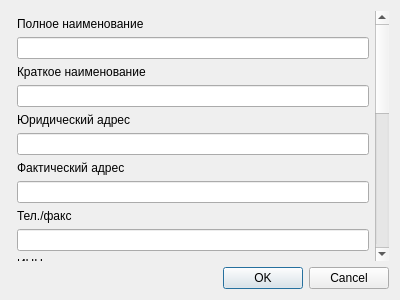
<?xml version="1.0" encoding="UTF-8"?>
<ui version="4.0">
 <class>CustomerForm</class>
 <widget class="QDialog" name="CustomerForm">
  <property name="geometry">
   <rect>
    <x>0</x>
    <y>0</y>
    <width>400</width>
    <height>300</height>
   </rect>
  </property>
  <property name="windowTitle">
   <string>Заказчик</string>
  </property>
  <layout class="QVBoxLayout" name="verticalLayout">
   <item>
    <widget class="QScrollArea" name="scrollArea">
     <property name="frameShape">
      <enum>QFrame::NoFrame</enum>
     </property>
     <property name="widgetResizable">
      <bool>true</bool>
     </property>
     <widget class="QWidget" name="scrollAreaWidgetContents">
      <property name="geometry">
       <rect>
        <x>0</x>
        <y>0</y>
        <width>368</width>
        <height>818</height>
       </rect>
      </property>
      <layout class="QVBoxLayout" name="verticalLayout_2">
       <property name="leftMargin">
        <number>6</number>
       </property>
       <property name="topMargin">
        <number>6</number>
       </property>
       <property name="rightMargin">
        <number>6</number>
       </property>
       <property name="bottomMargin">
        <number>6</number>
       </property>
       <item>
        <widget class="QLabel" name="label">
         <property name="text">
          <string>Полное наименование</string>
         </property>
        </widget>
       </item>
       <item>
        <widget class="QLineEdit" name="edtFullName"/>
       </item>
       <item>
        <widget class="QLabel" name="label_2">
         <property name="text">
          <string>Краткое наименование</string>
         </property>
        </widget>
       </item>
       <item>
        <widget class="QLineEdit" name="edtShortName"/>
       </item>
       <item>
        <widget class="QLabel" name="label_3">
         <property name="text">
          <string>Юридический адрес</string>
         </property>
        </widget>
       </item>
       <item>
        <widget class="QLineEdit" name="edtRegistrationAddress"/>
       </item>
       <item>
        <widget class="QLabel" name="label_4">
         <property name="text">
          <string>Фактический адрес</string>
         </property>
        </widget>
       </item>
       <item>
        <widget class="QLineEdit" name="edtLocationAddress"/>
       </item>
       <item>
        <widget class="QLabel" name="label_5">
         <property name="text">
          <string>Тел./факс</string>
         </property>
        </widget>
       </item>
       <item>
        <widget class="QLineEdit" name="edtPhone"/>
       </item>
       <item>
        <widget class="QLabel" name="label_6">
         <property name="text">
          <string>ИНН</string>
         </property>
        </widget>
       </item>
       <item>
        <widget class="QLineEdit" name="edtINN"/>
       </item>
       <item>
        <widget class="QLabel" name="label_7">
         <property name="text">
          <string>КПП</string>
         </property>
        </widget>
       </item>
       <item>
        <widget class="QLineEdit" name="edtKPP"/>
       </item>
       <item>
        <widget class="QLabel" name="label_8">
         <property name="text">
          <string>Р/счет</string>
         </property>
        </widget>
       </item>
       <item>
        <widget class="QLineEdit" name="edtAccount"/>
       </item>
       <item>
        <widget class="QLabel" name="label_9">
         <property name="text">
          <string>Банк</string>
         </property>
        </widget>
       </item>
       <item>
        <widget class="QLineEdit" name="edtBank"/>
       </item>
       <item>
        <widget class="QLabel" name="label_10">
         <property name="text">
          <string>БИК</string>
         </property>
        </widget>
       </item>
       <item>
        <widget class="QLineEdit" name="edtBIK"/>
       </item>
       <item>
        <widget class="QLabel" name="label_11">
         <property name="text">
          <string>ОГРН</string>
         </property>
        </widget>
       </item>
       <item>
        <widget class="QLineEdit" name="edtOGRN"/>
       </item>
       <item>
        <spacer name="verticalSpacer">
         <property name="orientation">
          <enum>Qt::Vertical</enum>
         </property>
         <property name="sizeHint" stdset="0">
          <size>
           <width>20</width>
           <height>40</height>
          </size>
         </property>
        </spacer>
       </item>
       <item>
        <widget class="QLabel" name="label_12">
         <property name="text">
          <string>ФИО заказчика</string>
         </property>
        </widget>
       </item>
       <item>
        <widget class="QLineEdit" name="edtPersonName"/>
       </item>
       <item>
        <widget class="QLabel" name="label_13">
         <property name="text">
          <string>Должность заказчика</string>
         </property>
        </widget>
       </item>
       <item>
        <widget class="QLineEdit" name="edtPersonPost"/>
       </item>
      </layout>
     </widget>
    </widget>
   </item>
   <item>
    <widget class="QDialogButtonBox" name="buttonBox">
     <property name="orientation">
      <enum>Qt::Horizontal</enum>
     </property>
     <property name="standardButtons">
      <set>QDialogButtonBox::Cancel|QDialogButtonBox::Ok</set>
     </property>
    </widget>
   </item>
  </layout>
 </widget>
 <resources/>
 <connections>
  <connection>
   <sender>buttonBox</sender>
   <signal>accepted()</signal>
   <receiver>CustomerForm</receiver>
   <slot>accept()</slot>
   <hints>
    <hint type="sourcelabel">
     <x>248</x>
     <y>254</y>
    </hint>
    <hint type="destinationlabel">
     <x>157</x>
     <y>274</y>
    </hint>
   </hints>
  </connection>
  <connection>
   <sender>buttonBox</sender>
   <signal>rejected()</signal>
   <receiver>CustomerForm</receiver>
   <slot>reject()</slot>
   <hints>
    <hint type="sourcelabel">
     <x>316</x>
     <y>260</y>
    </hint>
    <hint type="destinationlabel">
     <x>286</x>
     <y>274</y>
    </hint>
   </hints>
  </connection>
 </connections>
</ui>
